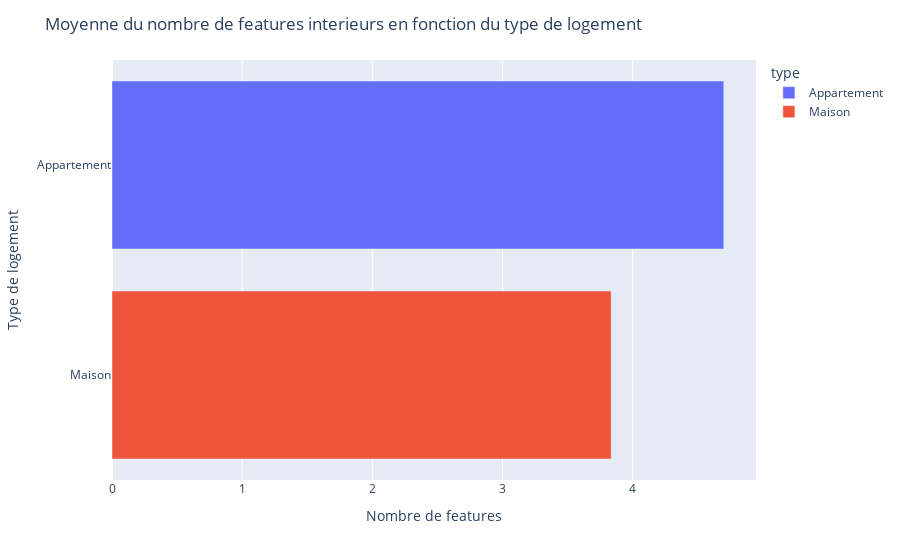

The notebook cell this image was saved under:
### Code cell
# on regarde le nombre de features moyen par type d'habitation
grouped_df = data.groupby(by='type').mean()

# On fait un bar plot horizontal
fig = px.bar(grouped_df, x='nb_features_int', y=grouped_df.index, orientation='h', color=grouped_df.index)

#on met un titre et des valeurs pour les axes
fig.update_layout(
    title='Moyenne du nombre de features interieurs en fonction du type de logement',
    xaxis_title='Nombre de features',
    yaxis_title="Type de logement"
)

# Show the plot
fig.show()

### Figure 1 — Plotly figure (JSON) as saved in the notebook; plotly's stock layout.template omitted (floating-point values rounded to 4 significant figures)
{"data": [{"alignmentgroup": "True", "hovertemplate": "type=%{y}<br>nb_features_int=%{x}<extra></extra>", "legendgroup": "Appartement", "marker": {"color": "#636efa", "pattern": {"shape": ""}}, "name": "Appartement", "offsetgroup": "Appartement", "orientation": "h", "showlegend": true, "textposition": "auto", "type": "bar", "x": [4.701], "xaxis": "x", "y": ["Appartement"], "yaxis": "y"}, {"alignmentgroup": "True", "hovertemplate": "type=%{y}<br>nb_features_int=%{x}<extra></extra>", "legendgroup": "Maison", "marker": {"color": "#EF553B", "pattern": {"shape": ""}}, "name": "Maison", "offsetgroup": "Maison", "orientation": "h", "showlegend": true, "textposition": "auto", "type": "bar", "x": [3.835], "xaxis": "x", "y": ["Maison"], "yaxis": "y"}], "layout": {"barmode": "relative", "legend": {"title": {"text": "type"}, "tracegroupgap": 0}, "margin": {"t": 60}, "title": {"text": "Moyenne du nombre de features interieurs en fonction du type de logement"}, "xaxis": {"anchor": "y", "domain": [0, 1], "title": {"text": "Nombre de features"}}, "yaxis": {"anchor": "x", "categoryarray": ["Maison", "Appartement"], "categoryorder": "array", "domain": [0, 1], "title": {"text": "Type de logement"}}}}
